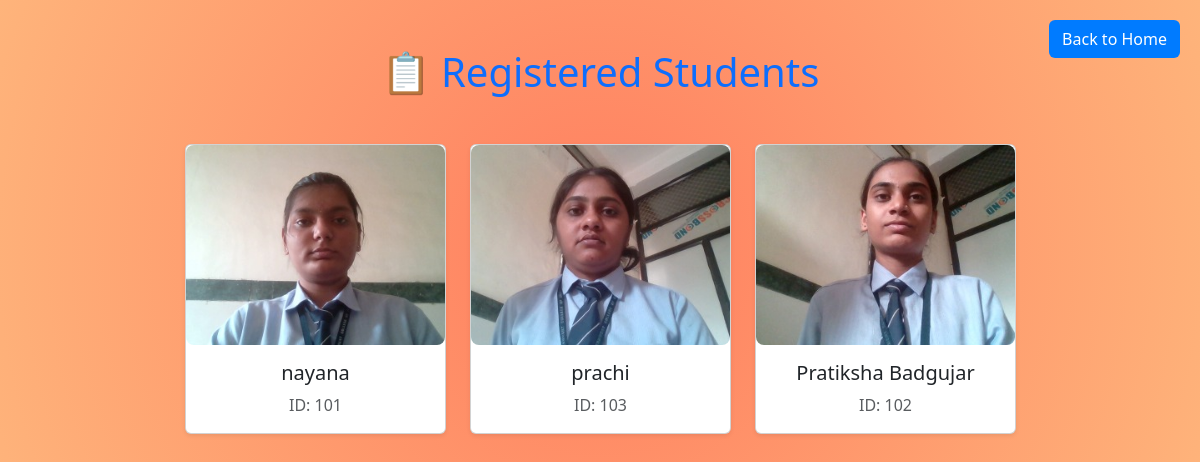
/students (signed in), run on an earlier commit of the app's database.
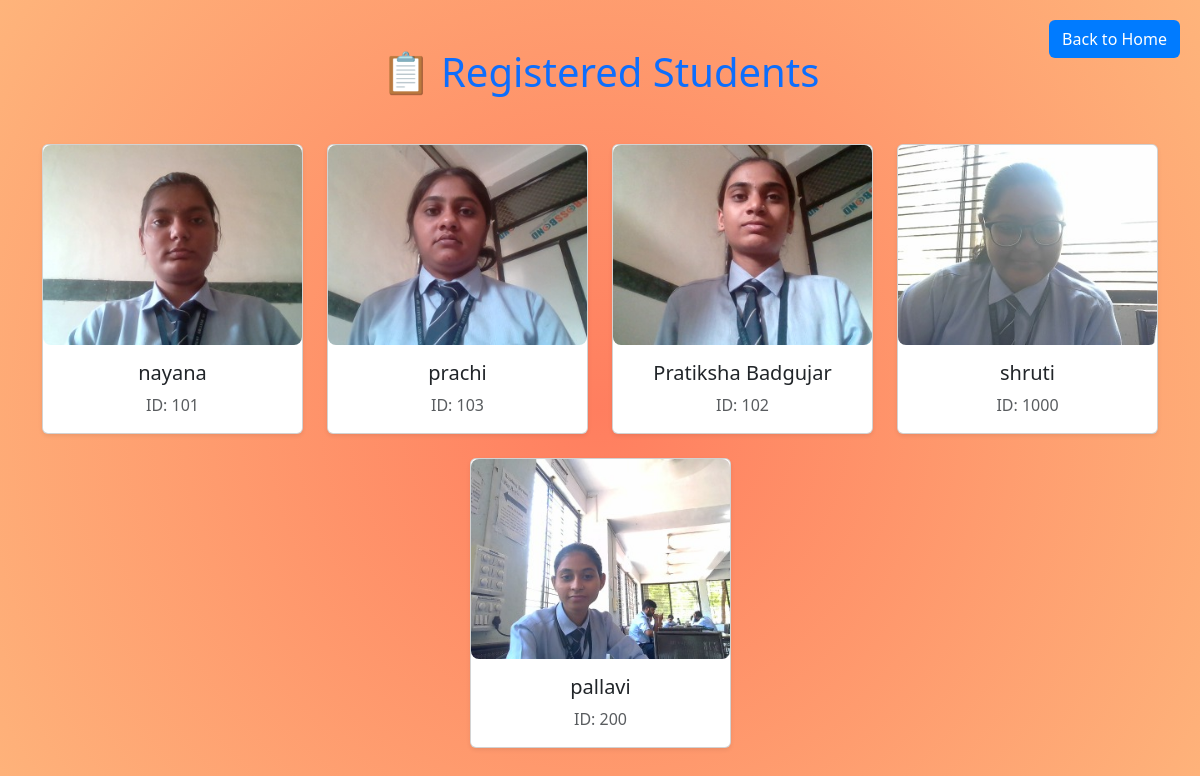
And on a later commit of the database.
### tables this page shows
CREATE TABLE users (
        id INTEGER PRIMARY KEY AUTOINCREMENT,
        name TEXT,
        image_path TEXT
    , student_id TEXT);

### main.py (the view)
@app.route('/students')
def show_students():
     if not session.get('logged_in'):
        return redirect(url_for('login'))
     conn = sqlite3.connect('database.db')
     cur = conn.cursor()
     cur.execute("SELECT name, student_id, image_path FROM users")
     students = cur.fetchall()
     conn.close()
     return render_template('students.html', students=students)

### templates/students.html (shortened to what this page needs)
<!DOCTYPE html>
<html>
<head>
  <link href="https://cdn.jsdelivr.net/npm/bootstrap@5.3.3/dist/css/bootstrap.min.css" rel="stylesheet" />
  <link rel="stylesheet" href="https://cdnjs.cloudflare.com/ajax/libs/animate.css/4.1.1/animate.min.css" />
</head>
<body>
  <div class="container py-5">
    <h1 class="text-center mb-5 text-primary animate__animated animate__fadeInDown">
      📋 Registered Students
    </h1>
    <a href="{{ url_for('home') }}" class="btn btn-custom" style="position: absolute; top: 20px; right: 20px;">Back to Home</a>
    <div class="row justify-content-center">
      {% for name, student_id, path in students %}
      <div class="col-md-3 col-sm-6 mb-4 animate__animated animate__zoomIn">
        <div class="card student-card shadow-sm">
          <img src="{{ path }}" class="card-img-top student-img" alt="{{ name }}" />
          <div class="card-body text-center">
            <h5 class="card-title">{{ name }}</h5>
            <p class="card-text text-muted">ID: {{ student_id }}</p>
          </div>
        </div>
      </div>
      {% endfor %}
    </div>
  </div>
</body>
</html>

### templates/students.html (style rules this page uses)
body { background: radial-gradient(circle, #ff7e5f, #feb47b); }
.student-card { transition: transform 0.3s; }
.student-img { height: 200px; object-fit: cover; border-radius: 8px; }
.btn-custom { background-color: #007BFF; color: white; }

What changed in the data, as far as the page shows it:
added users: name (picture), name "shruti", student "1000"
added users: name (picture), name "pallavi", student "200"
